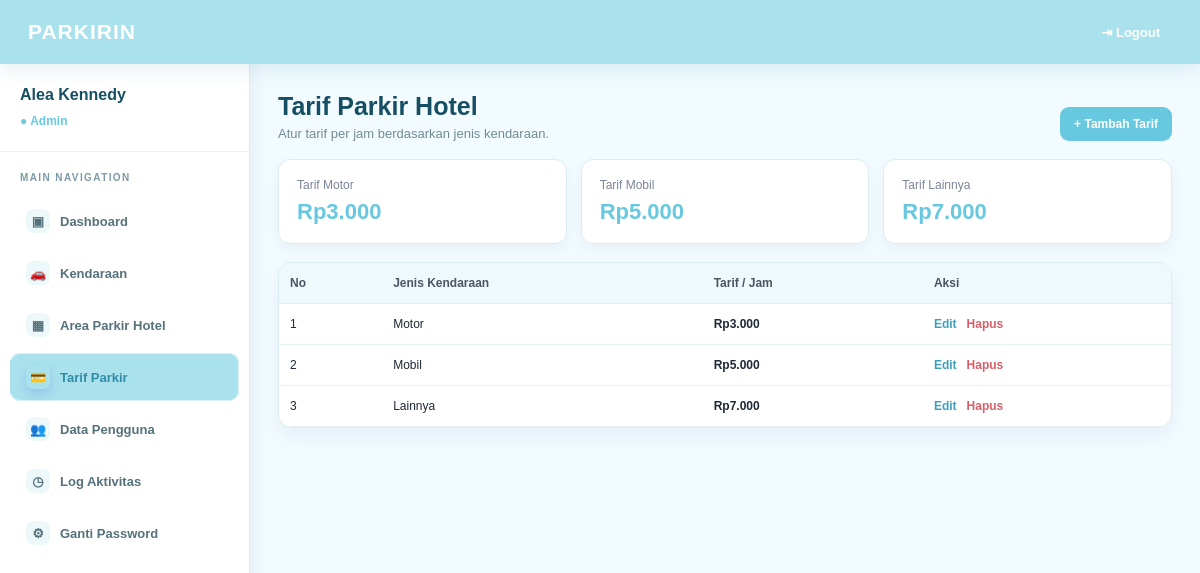
Page /index.php?page=tarif (signed in) on the earlier database version.
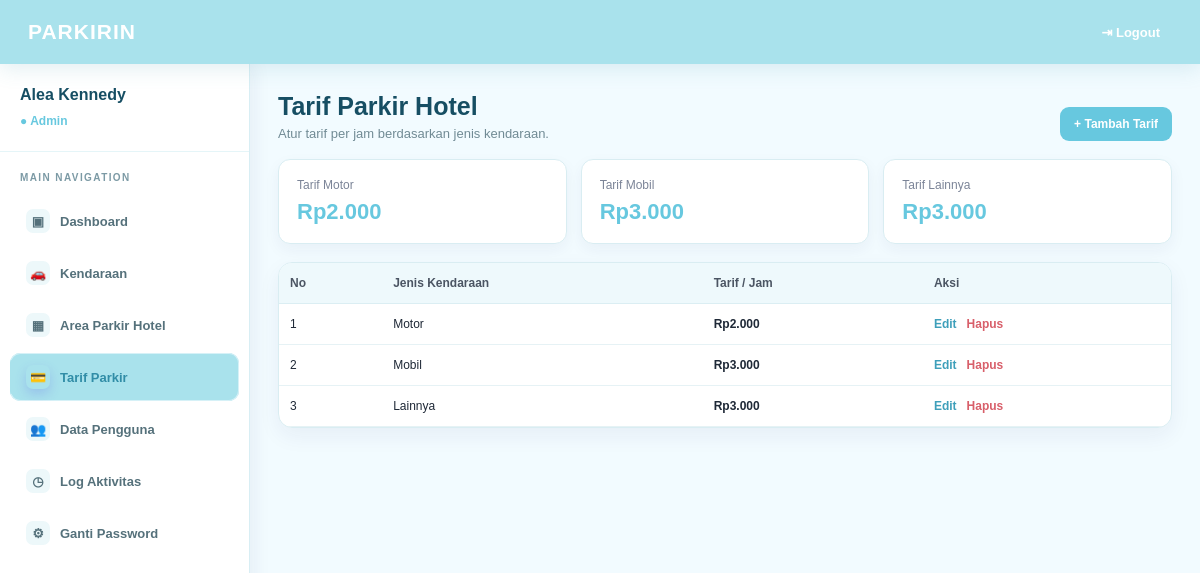
Same page on the later database version.
### tables this page shows
CREATE TABLE IF NOT EXISTS tb_tarif (
    id_tarif INT NOT NULL AUTO_INCREMENT,
    jenis_kendaraan ENUM('motor','mobil','lainnya') NOT NULL,
    tarif_per_jam DECIMAL(10,0) NOT NULL DEFAULT 0,
    PRIMARY KEY (id_tarif),
    UNIQUE KEY uq_tarif_jenis (jenis_kendaraan)
);

### models/tarif.php (called while the page is built, shortened)
<?php
class Tarif
{
    private $conn;
    public function __construct($conn)
    {
        $this->conn = $conn;
    }
    public function getAll()
    {
        return mysqli_query($this->conn, "SELECT * FROM tb_tarif ORDER BY id_tarif ASC");
    }
}
?>

### views/tarif/index.php (the view, shortened to what this page needs)
<?php
require_once __DIR__ . '/../../config/auth.php';
?>
<!DOCTYPE html>
<html lang="id">
    <head>
        <link rel="stylesheet" href="assets/css/style.css">
    </head>
    <body>
        <header class="topbar fade-in">
            <div class="logo">PARKIRIN</div>
            <a href="controller/logout.php" onclick="return confirm('Anda yakin ingin logout dari akun ini?');">⇥ Logout</a>
        </header>
        <div class="layout">
            <aside class="sidebar fade-in">
                <div class="profile">
                    <h3><?= htmlspecialchars($_SESSION['nama']); ?></h3>
                    <span>● <?= ucfirst(htmlspecialchars($_SESSION['level'])); ?></span>
                </div>
                <div class="nav-title">MAIN NAVIGATION</div>
                <nav>
                </nav>
            </aside>
            <main class="content">
                <div class="page-header">
                    <div>
                        <h1>Tarif Parkir Hotel</h1>
                        <p>Atur tarif per jam berdasarkan jenis kendaraan.</p>
                    </div>
                    <div class="actions">
                        <a class="btn btn-green" href="index.php?page=tarif&aksi=tambah">+ Tambah Tarif</a>
                    </div>
                </div>
                <div class="summary-grid">
                    <?php
                    $ringkas = array();
                    while ($t = mysqli_fetch_assoc($dataTarif)) {
                        $ringkas[$t['jenis_kendaraan']] = (int) $t['tarif_per_jam'];
                    }
                    ?>
                    <div class="summary-box">
                        <span>Tarif Motor</span>
                        <strong>Rp<?= number_format(isset($ringkas['motor'])?$ringkas['motor']:0,0,',','.'); ?></strong>
                    </div>
                    <div class="summary-box">
                        <span>Tarif Mobil</span>
                        <strong>Rp<?= number_format(isset($ringkas['mobil'])?$ringkas['mobil']:0,0,',','.'); ?></strong>
                    </div>
                    <div class="summary-box">
                        <span>Tarif Lainnya</span>
                        <strong>Rp<?= number_format(isset($ringkas['lainnya'])?$ringkas['lainnya']:0,0,',','.'); ?></strong>
                    </div>
                </div>
                <?php mysqli_data_seek($dataTarif,0); ?>
                <div class="table-card">
                    <table class="crud-table">
                        <thead>
                            <tr>
                                <th>No</th>
                                <th>Jenis Kendaraan</th>
                                <th>Tarif / Jam</th>
                                <th>Aksi</th>
                            </tr>
                        </thead>
                        <tbody>
                            <?php
                            $no = 1;
                            while ($row = mysqli_fetch_assoc($dataTarif)):
                            ?>
                            <tr>
                                <td><?= $no++; ?></td>
                                <td><?= ucfirst(htmlspecialchars($row['jenis_kendaraan'])); ?></td>
                                <td>
                                    <b>Rp<?= number_format((int)$row['tarif_per_jam'],0,',','.'); ?></b>
                                </td>
                                <td class="action-cell">
                                    <a
                                        class="link-edit"
                                        href="index.php?page=tarif&aksi=edit&id=<?= (int)$row['id_tarif']; ?>"
                                    >
                                        Edit
                                    </a>
                                    <a
                                        class="link-delete"
                                        href="index.php?page=tarif&aksi=hapus&id=<?= (int)$row['id_tarif']; ?>"
                                        onclick="return confirm('Anda yakin ingin menghapus tarif ini?');"
                                    >
                                        Hapus
                                    </a>
                                </td>
                            </tr>
                        <?php endwhile; ?>
                    </tbody>
                </table>
            </div>
        </main>
    </div>
</body>
</html>

Differences in the rows shown:
changed tb_tarif "Motor": tarif_per_jam "3.000" → "2.000"
changed tb_tarif "Mobil": tarif_per_jam "5.000" → "3.000"
changed tb_tarif "Lainnya": tarif_per_jam "7.000" → "3.000"
Other differences:
isset($ringkas['motor'])?$ringkas['motor']:0: "3.000" → "2.000"
isset($ringkas['mobil'])?$ringkas['mobil']:0: "5.000" → "3.000"
isset($ringkas['lainnya'])?$ringkas['lainnya']:0: "7.000" → "3.000"
